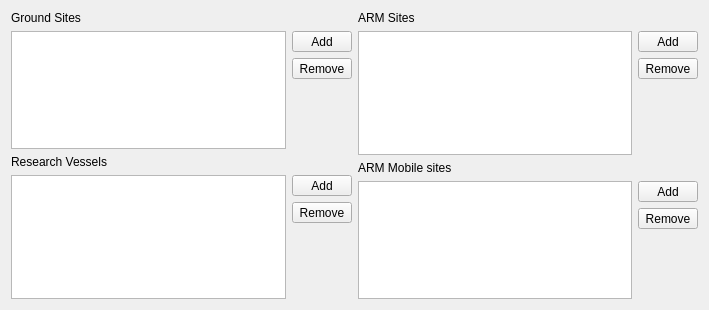
          <widget class="QWidget" name="page_11">
           <property name="geometry">
            <rect>
             <x>0</x>
             <y>0</y>
             <width>709</width>
             <height>310</height>
            </rect>
           </property>
           <attribute name="label">
            <string>Supporting Surface-Based Observations</string>
           </attribute>
           <layout class="QGridLayout" name="gridLayout">
            <item row="0" column="0">
             <layout class="QVBoxLayout" name="verticalLayout_37">
              <item>
               <widget class="QLabel" name="label_26">
                <property name="text">
                 <string>Ground Sites</string>
                </property>
               </widget>
              </item>
              <item>
               <layout class="QGridLayout" name="gridLayout_9">
                <item row="0" column="0" rowspan="3">
                 <widget class="QListWidget" name="groundListWidget"/>
                </item>
                <item row="0" column="1">
                 <widget class="QToolButton" name="groundAddButton">
                  <property name="sizePolicy">
                   <sizepolicy hsizetype="Fixed" vsizetype="Fixed">
                    <horstretch>50</horstretch>
                    <verstretch>0</verstretch>
                   </sizepolicy>
                  </property>
                  <property name="minimumSize">
                   <size>
                    <width>60</width>
                    <height>0</height>
                   </size>
                  </property>
                  <property name="text">
                   <string>Add</string>
                  </property>
                  <property name="toolButtonStyle">
                   <enum>Qt::ToolButtonIconOnly</enum>
                  </property>
                 </widget>
                </item>
                <item row="1" column="1">
                 <widget class="QToolButton" name="groundRemoveButton">
                  <property name="minimumSize">
                   <size>
                    <width>60</width>
                    <height>0</height>
                   </size>
                  </property>
                  <property name="text">
                   <string>Remove</string>
                  </property>
                 </widget>
                </item>
                <item row="2" column="1">
                 <spacer name="verticalSpacer_6">
                  <property name="orientation">
                   <enum>Qt::Vertical</enum>
                  </property>
                  <property name="sizeHint" stdset="0">
                   <size>
                    <width>20</width>
                    <height>40</height>
                   </size>
                  </property>
                 </spacer>
                </item>
               </layout>
              </item>
             </layout>
            </item>
            <item row="0" column="1" rowspan="2">
             <layout class="QVBoxLayout" name="verticalLayout_39">
              <item>
               <widget class="QLabel" name="label_27">
                <property name="text">
                 <string>ARM Sites</string>
                </property>
               </widget>
              </item>
              <item>
               <layout class="QGridLayout" name="gridLayout_11">
                <item row="0" column="0" rowspan="3">
                 <widget class="QListWidget" name="armListWidget"/>
                </item>
                <item row="0" column="1">
                 <widget class="QToolButton" name="armAddButton">
                  <property name="sizePolicy">
                   <sizepolicy hsizetype="Fixed" vsizetype="Fixed">
                    <horstretch>50</horstretch>
                    <verstretch>0</verstretch>
                   </sizepolicy>
                  </property>
                  <property name="minimumSize">
                   <size>
                    <width>60</width>
                    <height>0</height>
                   </size>
                  </property>
                  <property name="text">
                   <string>Add</string>
                  </property>
                  <property name="toolButtonStyle">
                   <enum>Qt::ToolButtonIconOnly</enum>
                  </property>
                 </widget>
                </item>
                <item row="1" column="1">
                 <widget class="QToolButton" name="armRemoveButton">
                  <property name="minimumSize">
                   <size>
                    <width>60</width>
                    <height>0</height>
                   </size>
                  </property>
                  <property name="text">
                   <string>Remove</string>
                  </property>
                 </widget>
                </item>
                <item row="2" column="1">
                 <spacer name="verticalSpacer_8">
                  <property name="orientation">
                   <enum>Qt::Vertical</enum>
                  </property>
                  <property name="sizeHint" stdset="0">
                   <size>
                    <width>20</width>
                    <height>40</height>
                   </size>
                  </property>
                 </spacer>
                </item>
               </layout>
              </item>
             </layout>
            </item>
            <item row="2" column="1">
             <layout class="QVBoxLayout" name="verticalLayout_40">
              <item>
               <widget class="QLabel" name="label_28">
                <property name="text">
                 <string>ARM Mobile sites</string>
                </property>
               </widget>
              </item>
              <item>
               <layout class="QGridLayout" name="gridLayout_10">
                <item row="0" column="0" rowspan="3">
                 <widget class="QListWidget" name="armMobileListWidget"/>
                </item>
                <item row="0" column="1">
                 <widget class="QToolButton" name="armMobileAddButton">
                  <property name="sizePolicy">
                   <sizepolicy hsizetype="Fixed" vsizetype="Fixed">
                    <horstretch>50</horstretch>
                    <verstretch>0</verstretch>
                   </sizepolicy>
                  </property>
                  <property name="minimumSize">
                   <size>
                    <width>60</width>
                    <height>0</height>
                   </size>
                  </property>
                  <property name="text">
                   <string>Add</string>
                  </property>
                  <property name="toolButtonStyle">
                   <enum>Qt::ToolButtonIconOnly</enum>
                  </property>
                 </widget>
                </item>
                <item row="1" column="1">
                 <widget class="QToolButton" name="armMobileRemoveButton">
                  <property name="minimumSize">
                   <size>
                    <width>60</width>
                    <height>0</height>
                   </size>
                  </property>
                  <property name="text">
                   <string>Remove</string>
                  </property>
                 </widget>
                </item>
                <item row="2" column="1">
                 <spacer name="verticalSpacer_7">
                  <property name="orientation">
                   <enum>Qt::Vertical</enum>
                  </property>
                  <property name="sizeHint" stdset="0">
                   <size>
                    <width>20</width>
                    <height>40</height>
                   </size>
                  </property>
                 </spacer>
                </item>
               </layout>
              </item>
             </layout>
            </item>
            <item row="1" column="0" rowspan="2">
             <layout class="QVBoxLayout" name="verticalLayout_38">
              <item>
               <widget class="QLabel" name="label_25">
                <property name="text">
                 <string>Research Vessels </string>
                </property>
               </widget>
              </item>
              <item>
               <layout class="QGridLayout" name="gridLayout_5">
                <item row="0" column="0" rowspan="3">
                 <widget class="QListWidget" name="vesselListWidget"/>
                </item>
                <item row="0" column="1">
                 <widget class="QToolButton" name="vesselAddButton">
                  <property name="sizePolicy">
                   <sizepolicy hsizetype="Fixed" vsizetype="Fixed">
                    <horstretch>50</horstretch>
                    <verstretch>0</verstretch>
                   </sizepolicy>
                  </property>
                  <property name="minimumSize">
                   <size>
                    <width>60</width>
                    <height>0</height>
                   </size>
                  </property>
                  <property name="text">
                   <string>Add</string>
                  </property>
                  <property name="toolButtonStyle">
                   <enum>Qt::ToolButtonIconOnly</enum>
                  </property>
                 </widget>
                </item>
                <item row="1" column="1">
                 <widget class="QToolButton" name="vesselRemoveButton">
                  <property name="minimumSize">
                   <size>
                    <width>60</width>
                    <height>0</height>
                   </size>
                  </property>
                  <property name="text">
                   <string>Remove</string>
                  </property>
                 </widget>
                </item>
                <item row="2" column="1">
                 <spacer name="verticalSpacer_2">
                  <property name="orientation">
                   <enum>Qt::Vertical</enum>
                  </property>
                  <property name="sizeHint" stdset="0">
                   <size>
                    <width>20</width>
                    <height>40</height>
                   </size>
                  </property>
                 </spacer>
                </item>
               </layout>
              </item>
             </layout>
            </item>
           </layout>
          </widget>
